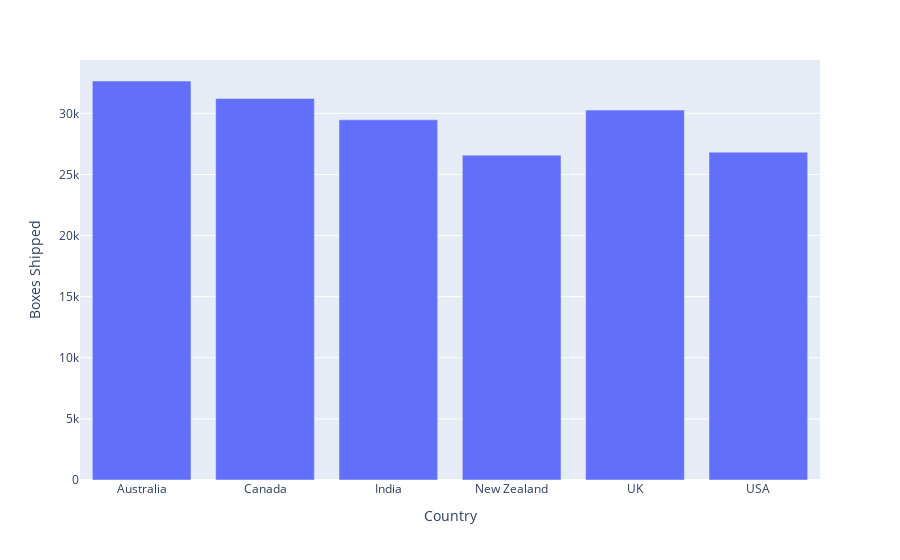

Source (notebook cell):
### Code cell
country_box_shipped = df.groupby("Country")["Boxes Shipped"].sum().reset_index()
box_shipped.head()

fig3 = px.bar(country_box_shipped,x="Country",y="Boxes Shipped")
fig3.show()

### Figure 1 — Plotly figure (JSON) as saved in the notebook; plotly's stock layout.template omitted (floating-point values rounded to 4 significant figures)
{"data": [{"alignmentgroup": "True", "hovertemplate": "Country=%{x}<br>Boxes Shipped=%{y}<extra></extra>", "legendgroup": "", "marker": {"color": "#636efa", "pattern": {"shape": ""}}, "name": "", "offsetgroup": "", "orientation": "v", "showlegend": false, "textposition": "auto", "type": "bar", "x": ["Australia", "Canada", "India", "New Zealand", "UK", "USA"], "xaxis": "x", "y": [32647, 31221, 29470, 26580, 30265, 26824], "yaxis": "y"}], "layout": {"barmode": "relative", "legend": {"tracegroupgap": 0}, "margin": {"t": 60}, "xaxis": {"anchor": "y", "domain": [0, 1], "title": {"text": "Country"}}, "yaxis": {"anchor": "x", "domain": [0, 1], "title": {"text": "Boxes Shipped"}}}}
